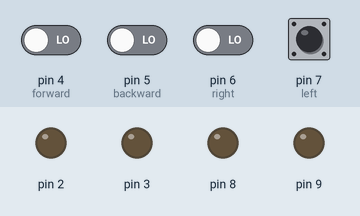
Recording of a sketch running on a simulated Arduino Uno, built with avr-gcc and run on an emulated ATmega328P. On the bench: output pins drawn as LEDs (lit = HIGH). The test bench sets the inputs (shaded band); at power-on: pin 4 (forward), pin 5 (backward), pin 6 (right), pin 7 (left) LOW.

Above: at 1.2 s.
1.3 s: pin 4 (forward) driven HIGH
At 1.9 s:
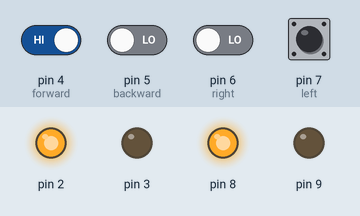
2.8 s: pin 4 (forward) driven LOW and pin 5 (backward) driven HIGH
At 4.0 s:
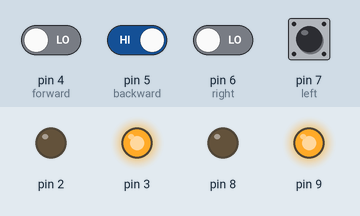
4.3 s: pin 5 (backward) driven LOW and pin 6 (right) driven HIGH
At 5.4 s:
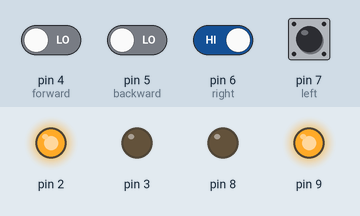
5.8 s: pin 5 (backward) driven HIGH
At 6.5 s:
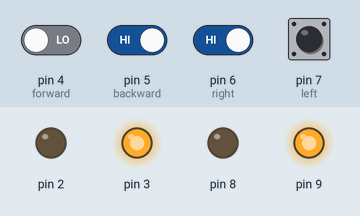
7.3 s: pin 5 (backward) driven LOW
At 7.7 s:
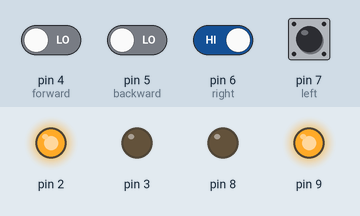
Timing chart, 0 to 9.8 s (numbered marks = the images above; inputs shaded):
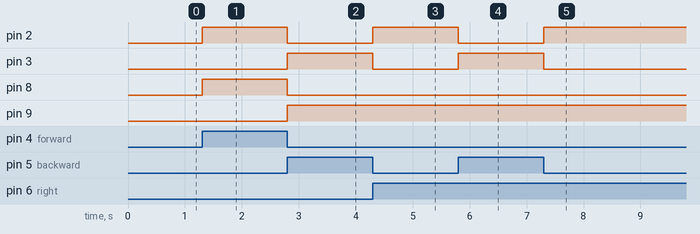

Measured:
- after the input at 1.3 s, pin 2, pin 8: LOW → HIGH at once
- after the input at 2.8 s, pin 2, pin 8: HIGH → LOW at once; pin 3, pin 9: LOW → HIGH at once
- after the input at 4.3 s, pin 2: LOW → HIGH at once; pin 3: HIGH → LOW at once
- after the input at 5.8 s, pin 2: HIGH → LOW at once; pin 3: LOW → HIGH at once
- after the input at 7.3 s, pin 2: LOW → HIGH at once; pin 3: HIGH → LOW at once

The sketch:

RemoteControlCar.ino
```cpp
const int forward = 4;
const int backward = 5;
const int right = 6;
const int left = 7;
void setup()
{
   pinMode(4,INPUT);
   pinMode(5,INPUT);
   pinMode(6,INPUT);
   pinMode(7,INPUT);

  pinMode(2, OUTPUT);
  pinMode(3, OUTPUT);
  pinMode(8,OUTPUT);
  pinMode(9,OUTPUT);

}

void loop()
{
  if (digitalRead(forward)==HIGH)
  {
  digitalWrite(2, HIGH); //clockwise
  digitalWrite(3,LOW);
  digitalWrite(8, HIGH); //clockwise
  digitalWrite(9,LOW);
  }
  else if (digitalRead(backward)==HIGH)
  {
  digitalWrite(2, LOW); //anti-clockwise
  digitalWrite(3,HIGH);
  digitalWrite(8, LOW); //anti-clockwise
  digitalWrite(9,HIGH);
  }

  else if(digitalRead(right)==HIGH)
  {
  digitalWrite(2, HIGH); //clockwise
  digitalWrite(3,LOW);
   digitalWrite(8, LOW); //anti-clockwise
  digitalWrite(9,HIGH);
  }

  else if (digitalRead(left)==HIGH)
  {
  digitalWrite(8, HIGH); //clockwise
  digitalWrite(9,LOW);
  digitalWrite(2, LOW); //anti-clockwise
  digitalWrite(3,HIGH);
  }
}
```
